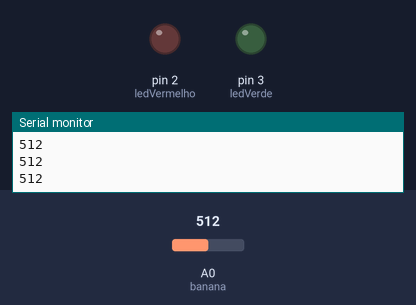
A sketch run on a simulated Arduino Uno, built with avr-gcc and run on an emulated ATmega328P. Parts: output pins drawn as LEDs (lit = HIGH), the last lines printed to the serial monitor. The test bench sets the inputs (shaded band); at power-on: A0 (banana) = 512.

Above: at 1.2 s.
1.3 s: A0 (banana) set to 586
2.8 s: A0 (banana) set to 610
At 3.8 s:
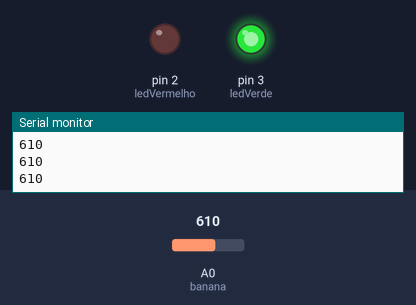
4.3 s: A0 (banana) set to 689
5.8 s: A0 (banana) set to 709
At 7.0 s:
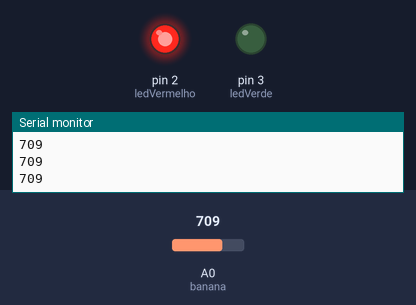
7.3 s: A0 (banana) set to 690
At 8.3 s:
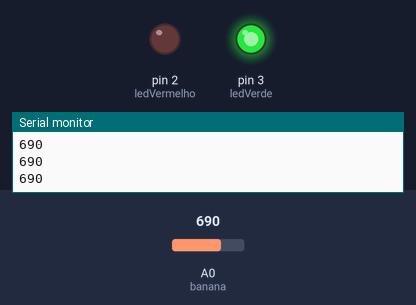
8.8 s: A0 (banana) set to 710
At 9.6 s:
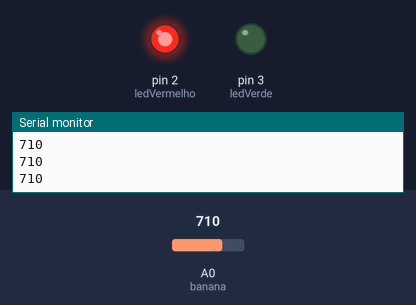
Timing chart, 0 to 11.3 s (numbered marks = the images above; inputs shaded):
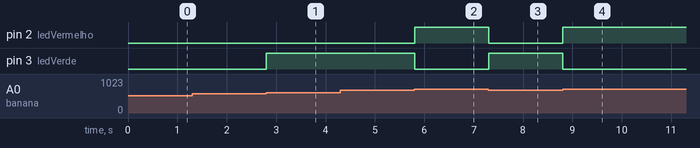

The sketch:

teste.ino
```cpp
 int ledVermelho=2;
 int ledVerde=3;

 int banana=A0;
 int estadobanana=0;
// int botao2=8;

// int estadobotao2=1; ( OUTRA FRUTA )

void setup() {
  // put your setup code here, to run once:
pinMode(ledVermelho, OUTPUT);
pinMode(ledVerde, OUTPUT);
pinMode(banana, INPUT);

//pinMode(botao2, INPUT);   ( OUTRA FRUTA )
Serial.begin(9600);
}

void loop() {
 estadobanana= analogRead(banana);

        if (estadobanana<600){
            digitalWrite(ledVerde, LOW);
            digitalWrite(ledVermelho, LOW);
        }else if (estadobanana>700){
             digitalWrite(ledVerde,LOW);
             digitalWrite(ledVermelho,HIGH);
        }else{
             digitalWrite(ledVerde,HIGH);
             digitalWrite(ledVermelho,LOW);
        }

            //digitalWrite(ledVerde,LOW);

Serial.println(estadobanana);


/* estadobotao2= digitalRead(botao2);
       if (estadobotao1==1){
            digitalWrite(ledVerde,1);
      }else{
            digitalWrite(ledVerde,0);
      }
 */

}
```

Measured:
- the behaviour switches between 599 and 600 on A0 (banana) (found by bisection; images 0 and 1)
- the behaviour switches between 700 and 701 on A0 (banana) (found by bisection; images 1 and 2)
- after the input at 2.8 s, pin 3 (ledVerde): LOW → HIGH at once
- after the input at 5.8 s, pin 2 (ledVermelho): LOW → HIGH at once; pin 3 (ledVerde): HIGH → LOW at once
- after the input at 7.3 s, pin 2 (ledVermelho): HIGH → LOW at once; pin 3 (ledVerde): LOW → HIGH at once
- after the input at 8.8 s, pin 2 (ledVermelho): LOW → HIGH at once; pin 3 (ledVerde): HIGH → LOW at once
